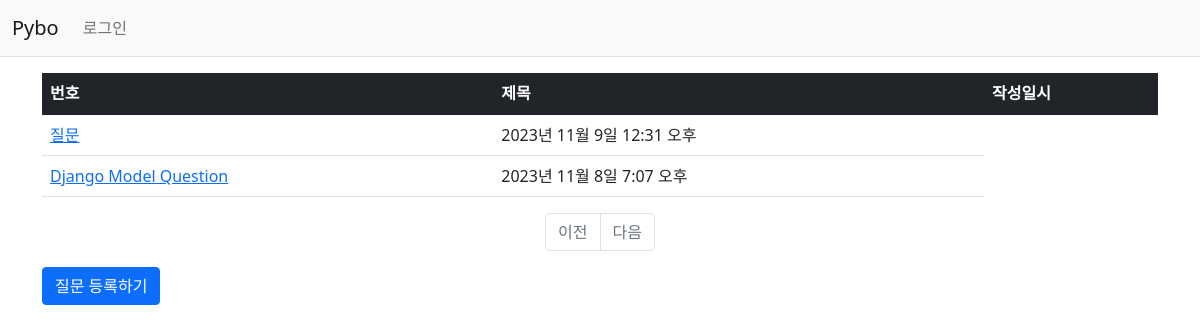
Page /pybo/ on the earlier database version.
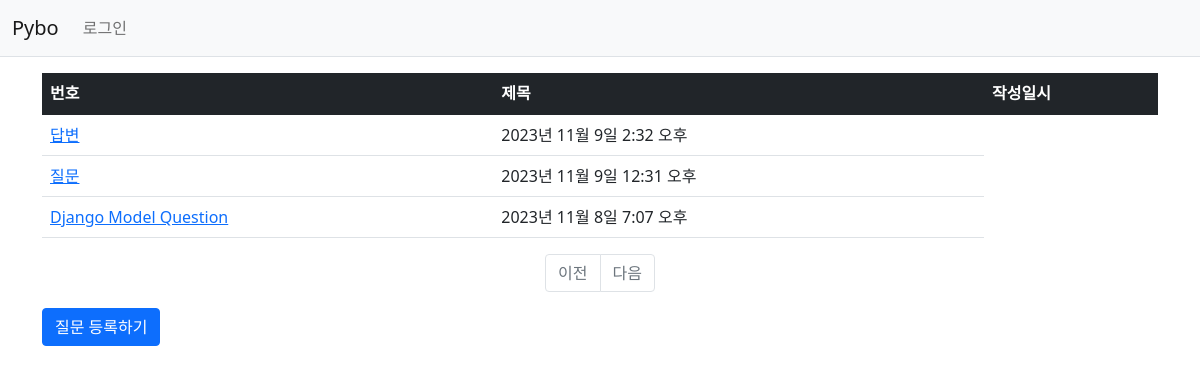
Same page on the later database version.
### pybo/models.py (models this page shows, shortened)
class Question(models.Model):
    subject = models.CharField(max_length=200)
    content = models.TextField()
    create_date = models.DateTimeField()

### pybo/views.py (the view)
# urls.py: path('', views.index, name='index'),  # '/' 에 해당되는 path
def index(request):
    page = request.GET.get('page', '1')  # 페이지
    question_list = Question.objects.order_by('-create_date')
    paginator = Paginator(question_list, 10)  # 페이지당 10개씩 보여주기
    page_obj = paginator.get_page(page)
    context = {'question_list': page_obj}
    context = {'question_list': question_list}
    return render(request, 'pybo/question_list.html', context)

### templates/pybo/question_list.html (shortened to what this page needs)
{% extends 'base.html' %}
{% block content %}
<div class="container my-3">
    <table class="table">
        <thead>
        <tr class="table-dark">
            <th>번호</th>
            <th>제목</th>
            <th>작성일시</th>
        </tr>
        </thead>
        <tbody>
        {% if question_list %}
        {% for question in question_list %}
        <tr>
            <td>
                <a href="{% url 'pybo:detail' question.id %}">{{ question.subject }}</a>
            </td>
            <td>{{ question.create_date }}</td>
        </tr>
        {% endfor %}
        {% else %}
        <tr>
            <td colspan="3">질문이 없습니다.</td>
        </tr>
        {% endif %}
        </tbody>
    </table>
    <ul class="pagination justify-content-center">
        {% if question_list.has_previous %}
        <li class="page-item">
            <a class="page-link" href="?page={{ question_list.previous_page_number }}">이전</a>
        </li>
        {% else %}
        <li class="page-item disabled">
            <a class="page-link" tabindex="-1" aria-disabled="true" href="#">이전</a>
        </li>
        {% endif %}
        {% if question_list.has_next %}
        <li class="page-item">
            <a class="page-link" href="?page={{ question_list.next_page_number }}">다음</a>
        </li>
        {% else %}
        <li class="page-item disabled">
            <a class="page-link" tabindex="-1" aria-disabled="true" href="#">다음</a>
        </li>
        {% endif %}
    </ul>
    <a href="{% url 'pybo:question_create' %}" class="btn btn-primary">질문 등록하기</a>
</div>
{% endblock %}

### templates/base.html (shortened to what this page needs)
{% load static %}
<!doctype html>
<html lang="ko">
<head>
    <link rel="stylesheet" type="text/css" href="{% static 'bootstrap.min.css' %}">
    <link rel="stylesheet" type="text/css" href="{% static 'pybo/style.css' %}">
</head>
<body>
{% include "navbar.html" %}
{% block content %}
{% endblock %}
</body>
</html>

### templates/navbar.html (shortened to what this page needs)
<nav class="navbar navbar-expand-lg navbar-light bg-light border-bottom">
    <div class="container-fluid">
        <a class="navbar-brand" href="{% url 'pybo:index' %}">Pybo</a>
        <div class="collapse navbar-collapse" id="navbarSupportedContent">
            <ul class="navbar-nav me-auto mb-2 mb-lg-0">
                <li class="nav-item">
                    <a class="nav-link" href="{% url 'common:login' %}">로그인</a>
                </li>
            </ul>
        </div>
    </div>
</nav>

Differences in the rows shown:
added Question: subject "답변", create_date "2023년 11월 9일 2:32 오후"
